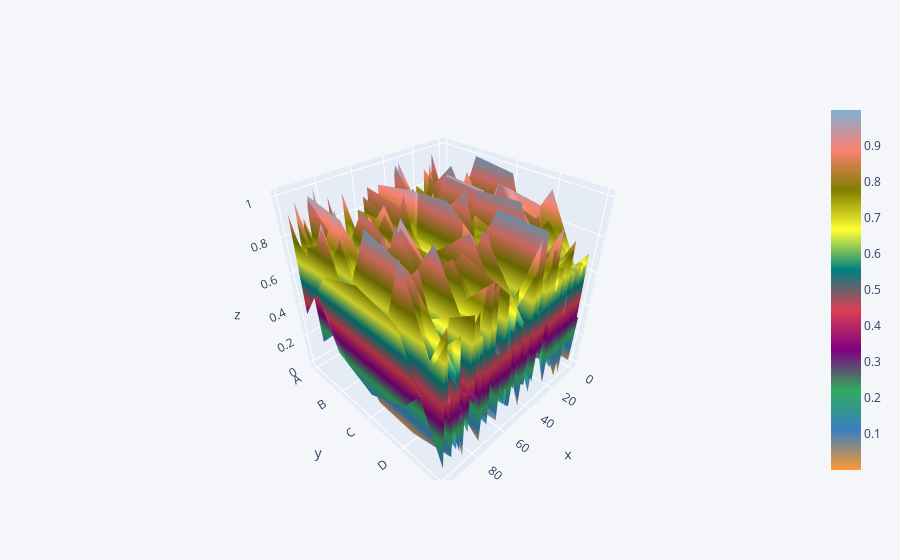

The notebook cell this image was saved under:
### Code cell
df.iplot(kind='surface')

### Figure 1 — Plotly figure (JSON) as saved in the notebook; plotly's stock layout.template omitted (floating-point values rounded to 4 significant figures; data arrays with more than 128 entries replaced by an {"elided": "..."} marker saying what was removed)
{"data": [{"colorscale": [[0, "rgb(255, 153, 51)"], [0.1111, "rgb(55, 128, 191)"], [0.2222, "rgb(50, 171, 96)"], [0.3333, "rgb(128, 0, 128)"], [0.4444, "rgb(219, 64, 82)"], [0.5556, "rgb(0, 128, 128)"], [0.6667, "rgb(255, 255, 51)"], [0.7778, "rgb(128, 128, 0)"], [0.8889, "rgb(251, 128, 114)"], [1, "rgb(128, 177, 211)"]], "type": "surface", "x": [0, 1, 2, 3, 4, 5, 6, 7, 8, 9, 10, 11, 12, 13, 14, 15, 16, 17, 18, 19, 20, 21, 22, 23, 24, 25, 26, 27, 28, 29, 30, 31, 32, 33, 34, 35, 36, 37, 38, 39, 40, 41, 42, 43, 44, 45, 46, 47, 48, 49, 50, 51, 52, 53, 54, 55, 56, 57, 58, 59, 60, 61, 62, 63, 64, 65, 66, 67, 68, 69, 70, 71, 72, 73, 74, 75, 76, 77, 78, 79, 80, 81, 82, 83, 84, 85, 86, 87, 88, 89, 90, 91, 92, 93, 94, 95, 96, 97, 98, 99], "y": ["A", "B", "C", "D", "E"], "z": {"elided": "5x100 float values"}}], "layout": {"legend": {"bgcolor": "#F5F6F9", "font": {"color": "#4D5663"}}, "paper_bgcolor": "#F5F6F9", "plot_bgcolor": "#F5F6F9", "title": {"font": {"color": "#4D5663"}}, "xaxis": {"gridcolor": "#E1E5ED", "showgrid": true, "tickfont": {"color": "#4D5663"}, "title": {"font": {"color": "#4D5663"}, "text": ""}, "zerolinecolor": "#E1E5ED"}, "yaxis": {"gridcolor": "#E1E5ED", "showgrid": true, "tickfont": {"color": "#4D5663"}, "title": {"font": {"color": "#4D5663"}, "text": ""}, "zerolinecolor": "#E1E5ED"}}}
